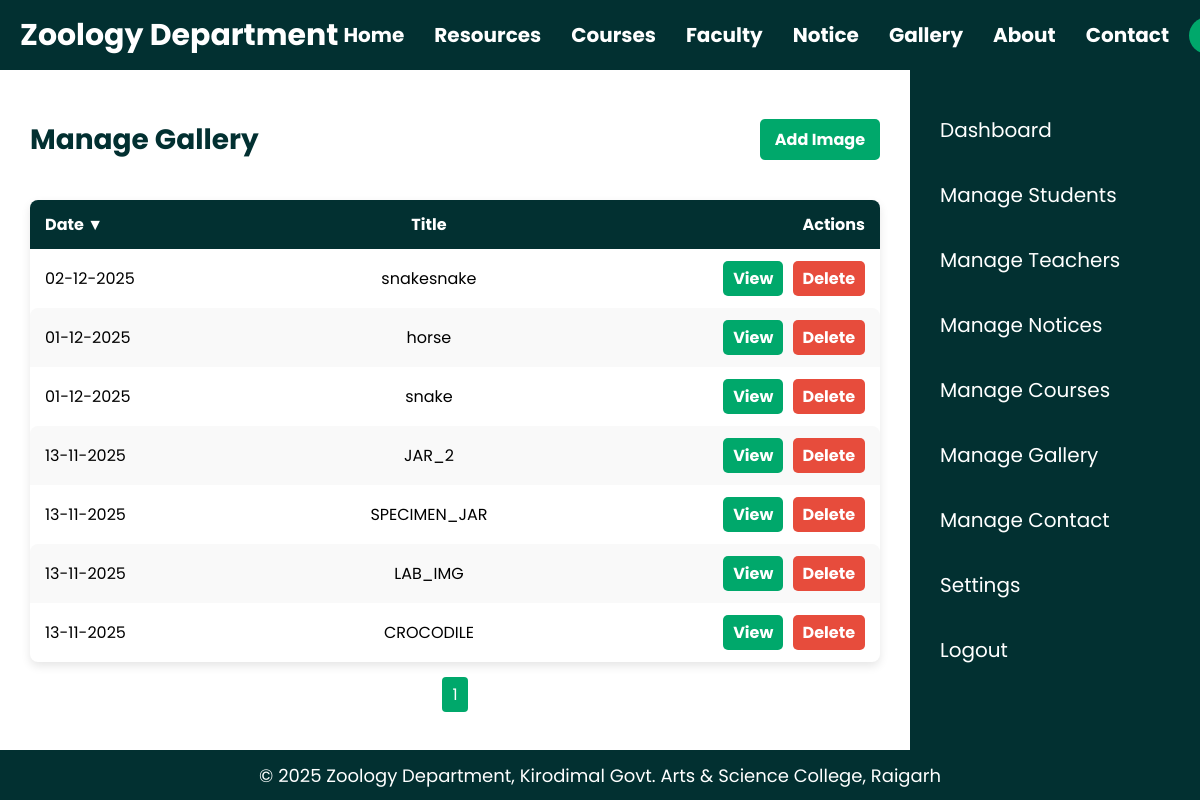
The page /manage_gallery.php (signed in) on the database its author committed.
### tables this page shows
CREATE TABLE IF NOT EXISTS `gallery` (
  `id` int NOT NULL AUTO_INCREMENT,
  `title` varchar(255) NOT NULL,
  `image_path` varchar(255) NOT NULL,
  `date` timestamp NULL DEFAULT CURRENT_TIMESTAMP,
  PRIMARY KEY (`id`)
);

### manage_gallery.php (the view, shortened to what this page needs)
<?php
include 'header.php';
$is_admin = isset($_SESSION['role']) && $_SESSION['role'] === 'admin';
$sort_by = isset($_GET['sort']) ? $_GET['sort'] : 'date';
$order = isset($_GET['order']) ? $_GET['order'] : 'DESC';
$order = strtoupper($order) === 'ASC' ? 'ASC' : 'DESC';
$limit = 10;
$page = isset($_GET['page']) ? max(1, intval($_GET['page'])) : 1;
$offset = ($page - 1) * $limit;
$total_result = mysqli_query($conn, "SELECT COUNT(*) AS total FROM gallery");
$total_row = mysqli_fetch_assoc($total_result);
$total_pages = ceil($total_row['total'] / $limit);
$query = "SELECT * FROM gallery ORDER BY $sort_by $order LIMIT $limit OFFSET $offset";
$result = mysqli_query($conn, $query);
$arrow_up = "&#9650;";
$arrow_down = "&#9660;";
?>
<main class="manage-gallery-view">
    <?php if($is_admin) include 'admin_sidebar.php'; ?>
    <div class="<?php echo $is_admin ? 'manage-gallery-content' : 'public-content'; ?>">
        <div class="manage-gallery-row">
            <h1 class="manage-gallery-title">Manage Gallery</h1>
            <?php if($is_admin): ?>
                <a href="add_gallery.php" class="add-button">Add Image</a>
            <?php endif; ?>
        </div>
        <table>
            <thead>
                <tr>
                    <th>
                        <a href="?sort=date&order=<?php echo $sort_by=='date' && $order=='ASC'?'DESC':'ASC'; ?>">
                            Date <?php if($sort_by=='date') echo $order=='ASC'?$arrow_up:$arrow_down; ?>
                        </a>
                    </th>
                    <th>
                        <a href="?sort=title&order=<?php echo $sort_by=='title' && $order=='ASC'?'DESC':'ASC'; ?>">
                            Title <?php if($sort_by=='title') echo $order=='ASC'?$arrow_up:$arrow_down; ?>
                        </a>
                    </th>
                    <?php if($is_admin): ?>
                        <th>Actions</th>
                    <?php endif; ?>
                </tr>
            </thead>
            <tbody>
                <?php while($row = mysqli_fetch_assoc($result)): ?>
                    <tr>
                        <td><?php echo date('d-m-Y', strtotime($row['date'])); ?></td>
                        <td><?php echo htmlspecialchars($row['title']); ?></td>
                        <?php if($is_admin): ?>
                            <td class="actions-cell">
                                <a href="<?php echo htmlspecialchars($row['image_path']); ?>" target="_blank" class="edit">View</a>
                                <a href="delete_gallery.php?id=<?php echo $row['id']; ?>" class="delete">Delete</a>
                            </td>
                        <?php endif; ?>
                    </tr>
                <?php endwhile; ?>
            </tbody>
        </table>
        <div class="pagination">
            <?php for($p=1; $p<=$total_pages; $p++): ?>
                <a href="?page=<?php echo $p ?>&sort=<?php echo $sort_by ?>&order=<?php echo $order ?>" class="page-link <?php if($page==$p) echo 'active'; ?>"><?php echo $p ?></a>
            <?php endfor; ?>
        </div>
    </div>
</main>
<?php include 'footer.php'; ?>

### rows shown on the page
gallery: date "02-12-2025", title "snakesnake"
gallery: date "01-12-2025", title "horse"
gallery: date "01-12-2025", title "snake"
gallery: date "13-11-2025", title "JAR_2"
gallery: date "13-11-2025", title "SPECIMEN_JAR"
gallery: date "13-11-2025", title "LAB_IMG"
gallery: date "13-11-2025", title "CROCODILE"

### other values the page prints
$arrow_down "▼"
